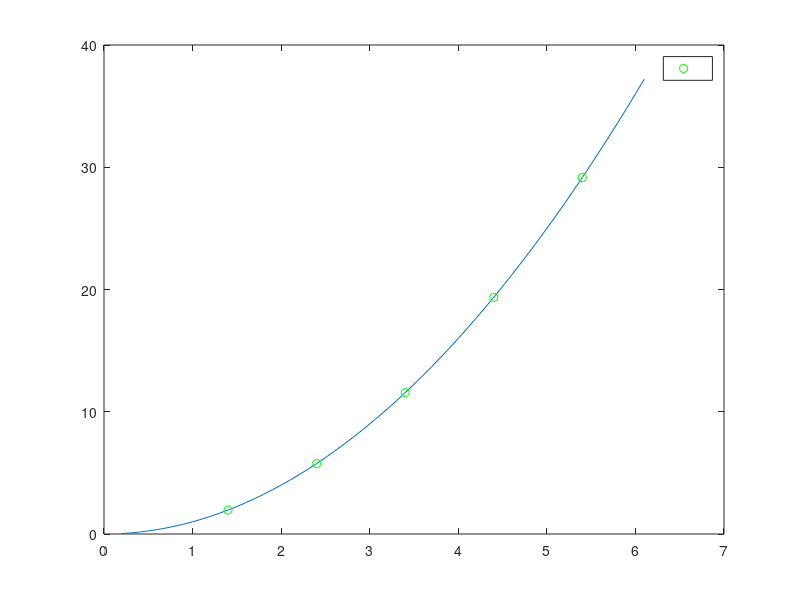

Reproduce this figure in MATLAB.
## Copyright (C) 1998-2003 Joao Cardoso.
## 
## This program is free software; you can redistribute it and/or modify it
## under the terms of the GNU General Public License as published by the
## Free Software Foundation; either version 2 of the License, or (at your
## option) any later version.
## 
## This program is distributed in the hope that it will be useful, but
## WITHOUT ANY WARRANTY; without even the implied warranty of
## MERCHANTABILITY or FITNESS FOR A PARTICULAR PURPOSE.  See the GNU
## General Public License for more details.
##
## This file is part of plplot_octave.


function p1
    
  global pl_automatic_replot;
  t = pl_automatic_replot;
  pl_automatic_replot = 0;

  xscale = 6.;
  yscale = 1.;
  xoff = 0.;
  yoff = 0.;

  m=60;
  x = xoff + xscale * ((1:m) + 1) / m;
  y = yoff + yscale * (x.^2);

  n=5;
  xs = x((1:n) * 10 + 3);
  ys = y((1:n) * 10 + 3);

  ## Plot the data points */

  xlabel("(x)");
  ylabel("(y)");
  title("#frPLplot Example 1 - y=x#u2");

  plot(x, y, xs, ys, 'og; ;');

  pl_automatic_replot = t;
  
endfunction

